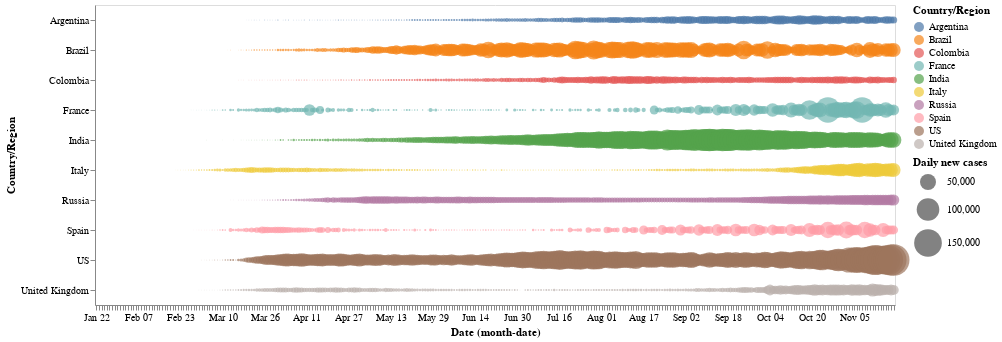

Notebook cell for this chart:
### Code cell
import pandas as pd
import altair as alt
full_grouped = pd.read_csv('C:\Python\COVID-19-time-series-clean-complete.csv', parse_dates=['Date'])
countries = nlist
selected_countries = full_grouped[full_grouped['Country/Region'].isin(countries)]
alt.Chart(selected_countries).mark_circle().encode(
    x='monthdate(Date):O',
    y='Country/Region',
    color='Country/Region',
    size=alt.Size('New cases:Q',
        scale=alt.Scale(range=[0, 1000]),
        legend=alt.Legend(title='Daily new cases')
    
    
    ) 
).properties(
    width=800,
    height=300
)

### Figure 1 — Vega-Lite specification as saved in the notebook (floating-point values rounded to 4 significant figures; data arrays with more than 128 entries replaced by an {"elided": "..."} marker saying what was removed)
{"config": {"view": {"continuousWidth": 400, "continuousHeight": 300}}, "data": {"name": "data-1ca6ba5237fb69235fc5fe740841ac86"}, "mark": "circle", "encoding": {"color": {"type": "nominal", "field": "Country/Region"}, "size": {"type": "quantitative", "field": "New cases", "legend": {"title": "Daily new cases"}, "scale": {"range": [0, 1000]}}, "x": {"type": "ordinal", "field": "Date", "timeUnit": "monthdate"}, "y": {"type": "nominal", "field": "Country/Region"}}, "height": 300, "width": 800, "$schema": "https://vega.github.io/schema/vega-lite/v4.8.1.json", "datasets": {"data-1ca6ba5237fb69235fc5fe740841ac86": {"elided": "3040 records"}}}
